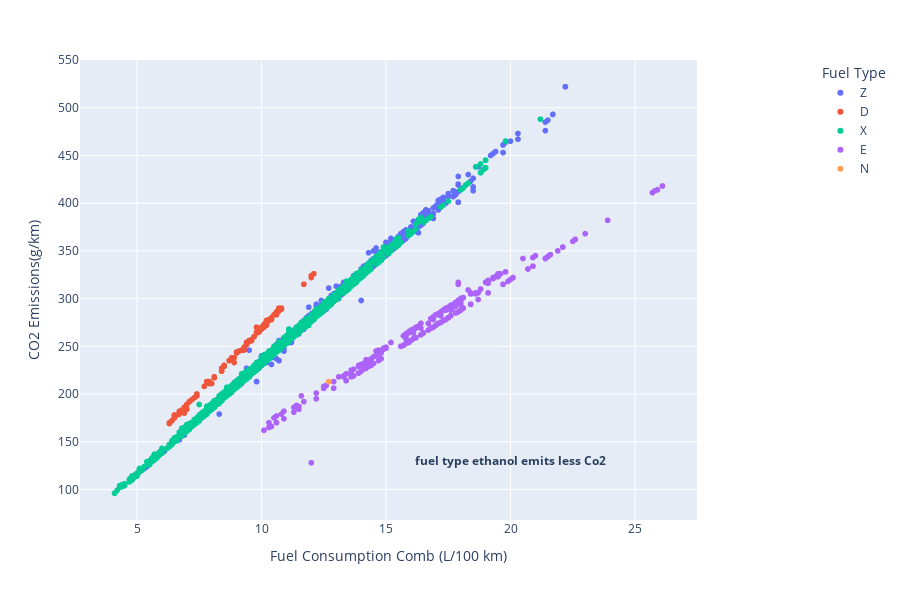

The notebook cell saved with this chart:
### Code cell
# 절대 좌표
# plotly scatter
fig = px.scatter(
    data_frame=df_co2, 
    x='Fuel Consumption Comb (L/100 km)',
    y='CO2 Emissions(g/km)',
    color='Fuel Type',  # 이 부분을 추가하면 범례가 생깁니다.
    width=900,
    height=600
)

fig.update_layout(
    legend_x = 1.2, legend_y=1
)

fig.add_annotation(
    x=20, y=130,
    text='<b>fuel type ethanol emits less Co2</b>',
    showarrow=False
)

fig.show()

### Figure 1 — Plotly figure (JSON) as saved in the notebook; plotly's stock layout.template omitted (floating-point values rounded to 4 significant figures; data arrays with more than 128 entries replaced by an {"elided": "..."} marker saying what was removed)
{"data": [{"hovertemplate": "Fuel Type=Z<br>Fuel Consumption Comb (L/100 km)=%{x}<br>CO2 Emissions(g/km)=%{y}<extra></extra>", "legendgroup": "Z", "marker": {"color": "#636efa", "symbol": "circle"}, "mode": "markers", "name": "Z", "showlegend": true, "type": "scattergl", "x": {"elided": "3202 float values"}, "xaxis": "x", "y": {"elided": "3202 int values"}, "yaxis": "y"}, {"hovertemplate": "Fuel Type=D<br>Fuel Consumption Comb (L/100 km)=%{x}<br>CO2 Emissions(g/km)=%{y}<extra></extra>", "legendgroup": "D", "marker": {"color": "#EF553B", "symbol": "circle"}, "mode": "markers", "name": "D", "showlegend": true, "type": "scattergl", "x": {"elided": "175 float values"}, "xaxis": "x", "y": {"elided": "175 int values"}, "yaxis": "y"}, {"hovertemplate": "Fuel Type=X<br>Fuel Consumption Comb (L/100 km)=%{x}<br>CO2 Emissions(g/km)=%{y}<extra></extra>", "legendgroup": "X", "marker": {"color": "#00cc96", "symbol": "circle"}, "mode": "markers", "name": "X", "showlegend": true, "type": "scattergl", "x": {"elided": "3637 float values"}, "xaxis": "x", "y": {"elided": "3637 int values"}, "yaxis": "y"}, {"hovertemplate": "Fuel Type=E<br>Fuel Consumption Comb (L/100 km)=%{x}<br>CO2 Emissions(g/km)=%{y}<extra></extra>", "legendgroup": "E", "marker": {"color": "#ab63fa", "symbol": "circle"}, "mode": "markers", "name": "E", "showlegend": true, "type": "scattergl", "x": {"elided": "370 float values"}, "xaxis": "x", "y": {"elided": "370 int values"}, "yaxis": "y"}, {"hovertemplate": "Fuel Type=N<br>Fuel Consumption Comb (L/100 km)=%{x}<br>CO2 Emissions(g/km)=%{y}<extra></extra>", "legendgroup": "N", "marker": {"color": "#FFA15A", "symbol": "circle"}, "mode": "markers", "name": "N", "showlegend": true, "type": "scattergl", "x": [12.7], "xaxis": "x", "y": [213], "yaxis": "y"}], "layout": {"annotations": [{"showarrow": false, "text": "<b>fuel type ethanol emits less Co2</b>", "x": 20, "y": 130}], "height": 600, "legend": {"title": {"text": "Fuel Type"}, "tracegroupgap": 0, "x": 1.2, "y": 1}, "margin": {"t": 60}, "width": 900, "xaxis": {"anchor": "y", "domain": [0, 1], "title": {"text": "Fuel Consumption Comb (L/100 km)"}}, "yaxis": {"anchor": "x", "domain": [0, 1], "title": {"text": "CO2 Emissions(g/km)"}}}}
